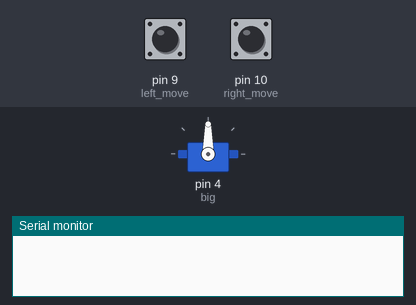
Bench run of a sketch on a simulated Arduino Uno, built with avr-gcc and run on an emulated ATmega328P. On the bench: servo, the last lines printed to the serial monitor. The inputs (shaded band) are chosen by the test bench; at power-on: pin 9 (left_move) LOW, pin 10 (right_move) LOW.

Above: at 1.2 s.
1.3 s: pin 9 (left_move) pulled HIGH for 1 s
At 3.1 s:
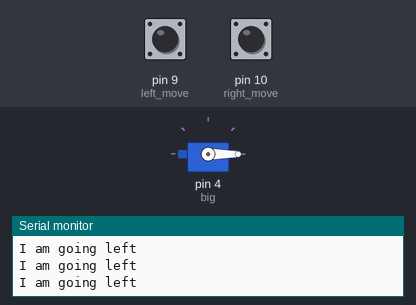
3.8 s: pin 10 (right_move) pulled HIGH for 1 s
At 5.1 s:
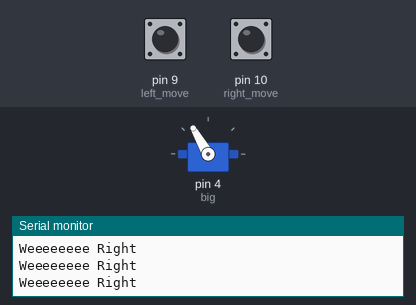
6.3 s: pin 10 (right_move) pulled HIGH for 0.15 s
At 7.6 s:
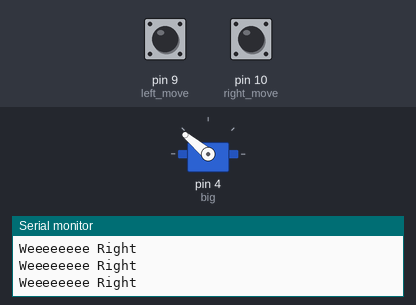
7.9 s: pin 9 (left_move) pulled HIGH for 3.2 s
At 8.68 s:
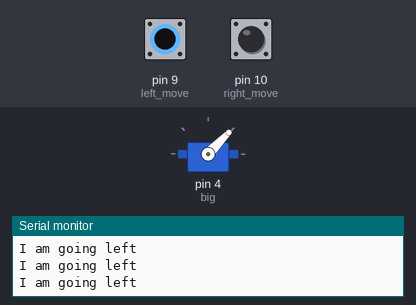
12.6 s: pin 10 (right_move) pulled HIGH for 3.2 s
At 14.6 s:
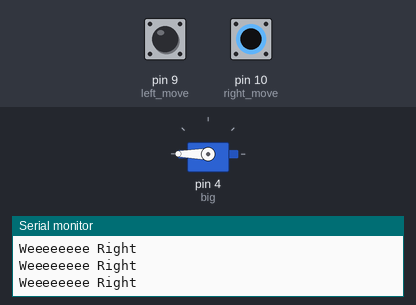
17.3 s: pin 9 (left_move) driven HIGH and pin 10 (right_move) driven HIGH
Timing chart, 0 to 20.3 s (numbered marks = the images above; inputs shaded):
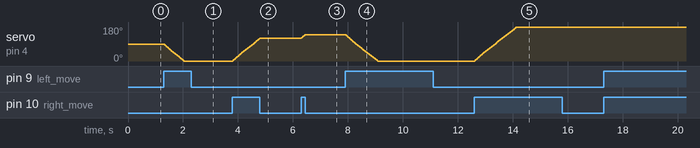

The sketch:

servo_code_test_1.ino
```cpp
#include <Servo.h>

Servo big;
int directin = 90; // direction variable

int left_move = 9;    // pin defined
int right_move = 10;

int left;   // variable for left and right input defined
int right;


void setup() {
  // put your setup code here, to run once:
  Serial.begin(9600);
big.attach(4);

pinMode( left_move , INPUT);
pinMode( right_move ,INPUT );

big.write( directin ); // inital direction of servo is selected

}


void loop() {
  // put your main code here, to run repeatedly:

left =digitalRead (left_move);      // taking input every time from user
right =digitalRead (right_move);


  if ( left == HIGH && directin > 0 ){

    directin -= 2;
    big.write( directin );
    Serial.println("I am going left")   ;
  }


  if ( right == HIGH && directin < 180 ){

    directin += 2;
    big.write( directin );
    Serial.println("Weeeeeeee Right");
  }
  delay(15);

}
```

Measured:
- after the input at 1.3 s, servo on pin 4 (big): moves from 90° to 0° over 0.73 s, starting at once
- after the input at 3.8 s, servo on pin 4 (big): moves from 0° to 120° over 0.99 s, starting at once
- after the input at 6.3 s, servo on pin 4 (big): 120° → 140° at once
- after the input at 7.9 s, servo on pin 4 (big): moves from 140° to 0° over 1.2 s, starting at once
- after the input at 12.6 s, servo on pin 4 (big): moves from 0° to 180° over 1.5 s, starting at once
